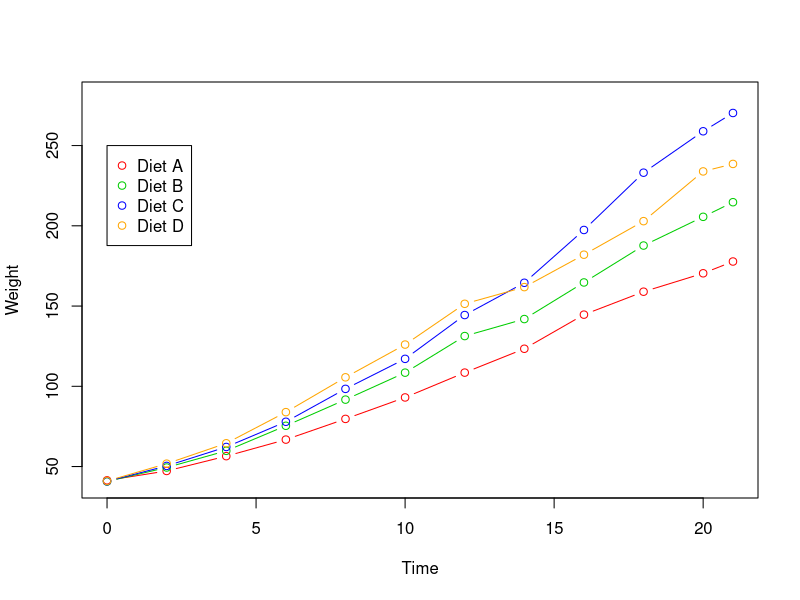
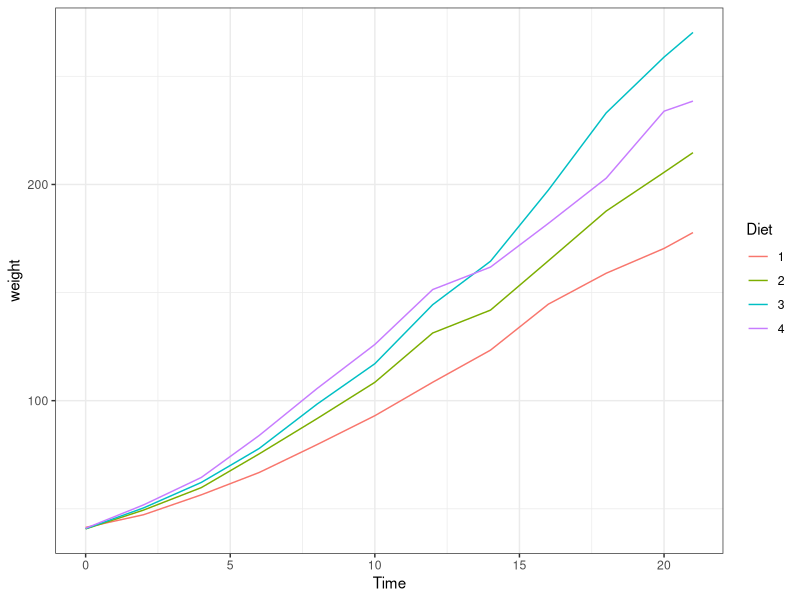
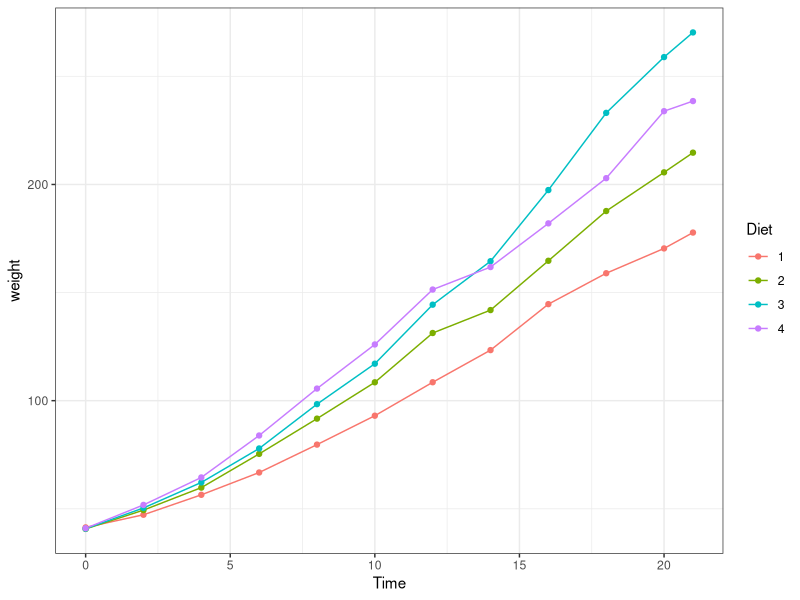

The R script that drew these images, in order:
## ---- chunk 1
# wczytanie danych
data_line <- read.table('data/chick.txt') 

plot(x = data_line$Time[1:12], y = data_line$weight[1:12], type = 'b', col = 'red', 
     ylim = c(40, 280), xlab = 'Time', ylab = 'Weight') # zakres osi Y, nazwy osi X i Y
lines(x = data_line$Time[13:24], y = data_line$weight[13:24], type = 'b', col = 'green3')
lines(x = data_line$Time[25:36], y = data_line$weight[25:36], type = 'b', col = 'blue')
lines(x = data_line$Time[37:48], y = data_line$weight[37:48], type = 'b', col = 'orange')
legend(0, 250, legend=c( "Diet A", "Diet B", "Diet C", "Diet D"),
       col = c('red', 'green3', 'blue', 'orange'), pch = 21)

## ---- chunk 2
# wczytanie biblioteki
library(ggplot2)

# zmienna Diet jest liczbą, więc musimy najpierw zmienić ją na zmienną tekstową
data_line$Diet <- as.character(data_line$Diet)

ggplot(data_line, aes(x = Time, y = weight, color = Diet))+
  geom_line()+
  theme_bw()

# Do wykresu możesz dodać punkty pokazujące obserwacje
ggplot(data_line, aes(x = Time, y = weight, color = Diet))+
  geom_line()+
  geom_point()+
  theme_bw()
